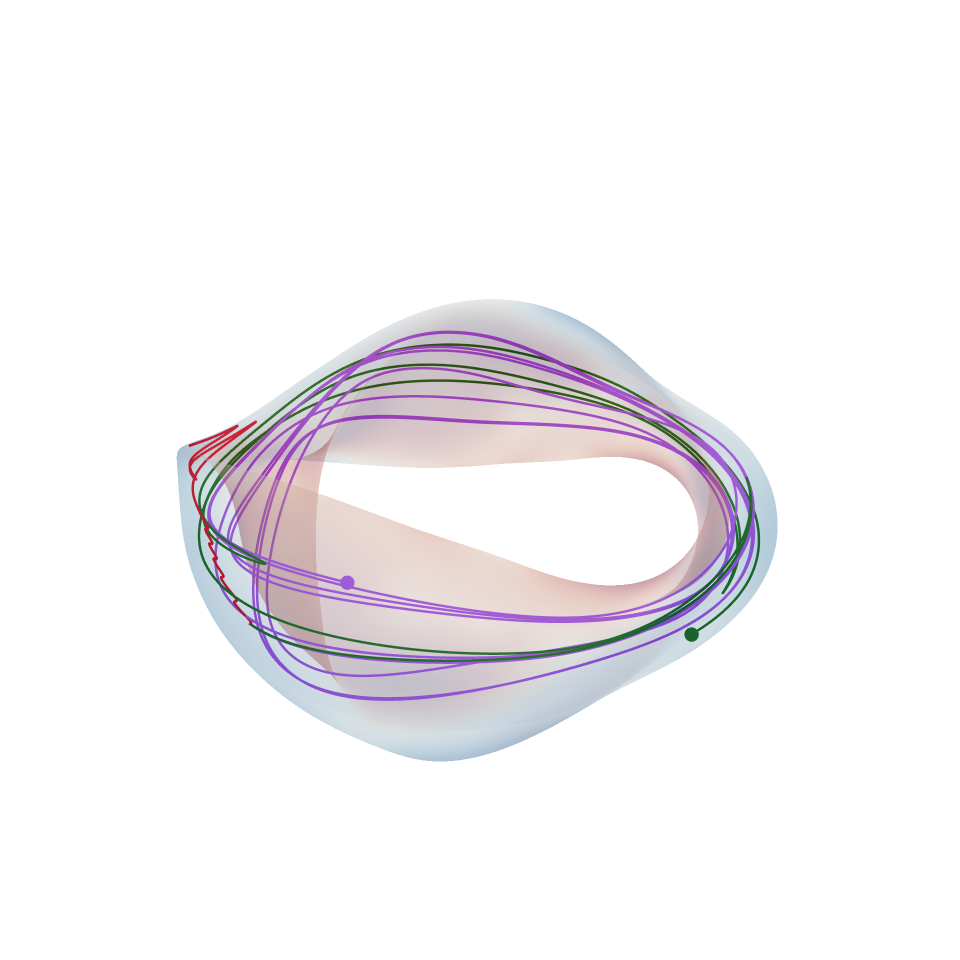

The notebook cell this image was saved under:
### Code cell
fig = plot_3d(
    eq,
    "|B|",
    alpha=0.2,
    showaxislabels=False,
    showgrid=False,
    zeroline=False,
    showticklabels=False,
    showscale=False,
)
fig, data = plot_particle_trajectories(
    eq,
    model,
    particles,
    ts=ts,
    fig=fig,
    rtol=1e-5, 
    atol=1e-5, 
    min_step_size=1e-8,
    showaxislabels=False,
    showgrid=False,
    zeroline=False,
    showticklabels=False,
    return_data=True,
    color=colors,
)
fig

### Figure 1 — Plotly figure (JSON) as saved in the notebook; plotly's stock layout.template omitted (floating-point values rounded to 4 significant figures; data arrays with more than 128 entries replaced by an {"elided": "..."} marker saying what was removed)
{"data": [{"colorbar": {"title": {"text": "|𝐁| (T)"}}, "colorscale": [[0, "rgb(5,48,97)"], [0.1, "rgb(33,102,172)"], [0.2, "rgb(67,147,195)"], [0.3, "rgb(146,197,222)"], [0.4, "rgb(209,229,240)"], [0.5, "rgb(247,247,247)"], [0.6, "rgb(253,219,199)"], [0.7, "rgb(244,165,130)"], [0.8, "rgb(214,96,77)"], [0.9, "rgb(178,24,43)"], [1, "rgb(103,0,31)"]], "flatshading": true, "i": {"elided": "60200 int values"}, "intensity": {"elided": "30401 float values"}, "j": {"elided": "60200 int values"}, "k": {"elided": "60200 int values"}, "name": "|𝐁| (T)", "opacity": 0.2, "showscale": false, "type": "mesh3d", "x": {"elided": "30401 float values"}, "y": {"elided": "30401 float values"}, "z": {"elided": "30401 float values"}}, {"hovertext": "Particle[0]", "line": {"color": "#c80016", "dash": "solid", "width": 5}, "marker": {"size": 0}, "mode": "lines", "name": "Particle[0]", "showlegend": false, "type": "scatter3d", "x": {"elided": "2000 float values"}, "y": {"elided": "2000 float values"}, "z": {"elided": "2000 float values"}}, {"hovertext": "Particle[1]", "line": {"color": "#0f5c10", "dash": "solid", "width": 5}, "marker": {"size": 0}, "mode": "lines", "name": "Particle[1]", "showlegend": false, "type": "scatter3d", "x": {"elided": "2000 float values"}, "y": {"elided": "2000 float values"}, "z": {"elided": "2000 float values"}}, {"hovertext": "Particle[2]", "line": {"color": "#9a45db", "dash": "solid", "width": 5}, "marker": {"size": 0}, "mode": "lines", "name": "Particle[2]", "showlegend": false, "type": "scatter3d", "x": {"elided": "2000 float values"}, "y": {"elided": "2000 float values"}, "z": {"elided": "2000 float values"}}, {"marker": {"color": ["#c80016", "#0f5c10", "#9a45db"], "size": 5}, "mode": "markers", "showlegend": false, "type": "scatter3d", "x": [NaN, -0.05093, 6.97], "y": [NaN, 8.268, 2.247], "z": [NaN, -0.7437, 1.753]}], "layout": {"font": {"family": "Times"}, "height": 960.2, "scene": {"aspectmode": "data", "xaxis": {"backgroundcolor": "white", "gridcolor": "darkgrey", "showbackground": false, "showgrid": false, "showticklabels": false, "title": {"text": ""}, "zeroline": false, "zerolinecolor": "darkgrey"}, "yaxis": {"backgroundcolor": "white", "gridcolor": "darkgrey", "showbackground": false, "showgrid": false, "showticklabels": false, "title": {"text": ""}, "zeroline": false, "zerolinecolor": "darkgrey"}, "zaxis": {"backgroundcolor": "white", "gridcolor": "darkgrey", "showbackground": false, "showgrid": false, "showticklabels": false, "title": {"text": ""}, "zeroline": false, "zerolinecolor": "darkgrey"}}, "title": {"text": "", "x": 0.5, "xanchor": "center", "y": 0.9, "yanchor": "top"}, "width": 960.2}}
